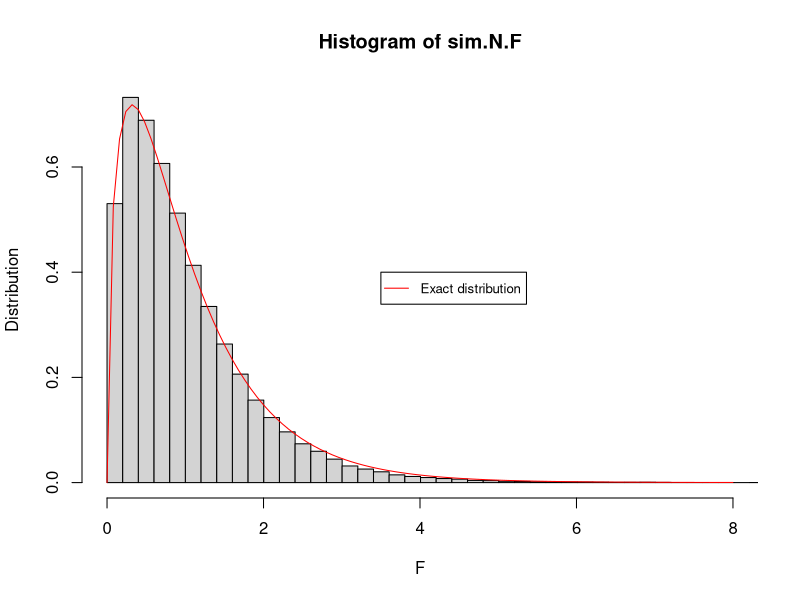
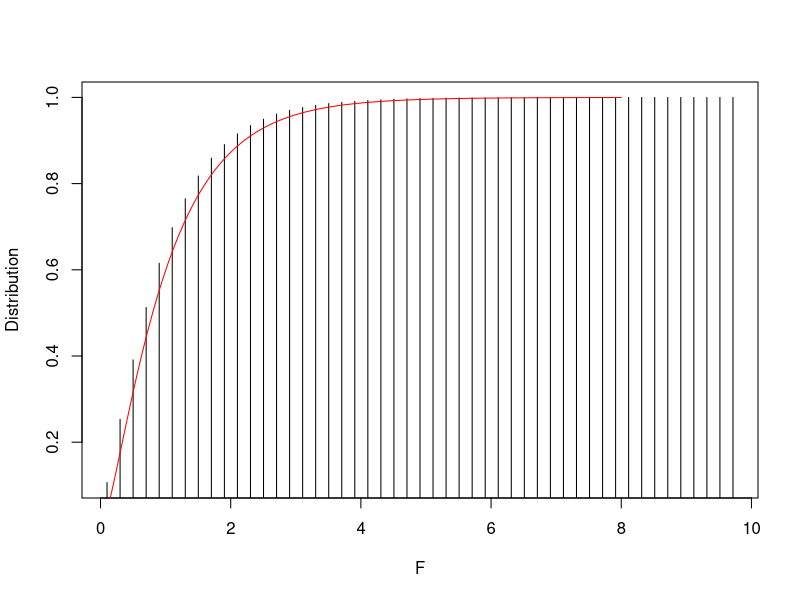

Here is the R script that generated these plots, in order:
set.seed(29)
n = c(10,15,10,15) #Number of elements for every col
var = c(1,1,1,1) #Variance for every col
mu = c(0,0,0,0) #Mean for every col
k=4 #Number of cols
N = 1e5#Number of iteration for simulation
sim.N.F <- rep(0,N)
for(l in 1:N){
    y <- rnorm(sum(n), mean = 0, sd = sqrt(var[1]))#Same variance for every Yij
    estMuj <- c(sum(y[1:10])/n[1], 
            sum(y[11:25])/n[2],
            sum(y[26:35])/n[3], 
            sum(y[36:50])/n[4])
    estMu <- sum(y)/sum(n)
    SSR <- 0
    SSE <- 0
    for (i in 1:k){
        offset <- sum(n[1:(i-1)])
        for(j in 1:n[i]){
            SSR = SSR + (estMuj[i]-estMu)^2
            SSE = SSE + (y[offset+j]-estMuj[i])^2
        }
    }
    sim.N.F[l] <- (SSR/(k-1))/(SSE/(sum(n)-k)) #value of F observed (Fobs)
}
h <- hist(sim.N.F, freq=FALSE, xlab="F",breaks = seq(min(sim.N.F), 
    max(sim.N.F), length.out = 50), xlim=c(0,8), ylab="Distribution")
plot(function(x) df(x, df1=k-1, df2=sum(n)-k),xlim=c(0,8), col='red', add=TRUE)
legend(3.5, 0.4, legend=c("Exact distribution"),
       col=c("red"), lwd=1,lty=c(1), pch=c(NA), cex=0.8)
hh <- rep(0,length(h$density))
for(i in 1:length(h$density))
    hh[i] <- sum(h$density[1:i])*(h$breaks[i+1]-h$breaks[i])
print(h$mids)
print(h$density)
plot(h$mids,hh,  type="h",xlab="F",  ylab="Distribution")
plot(function(x) pf(x, df1=k-1, df2=sum(n)-k),xlim=c(0,8), col='red', add=TRUE)